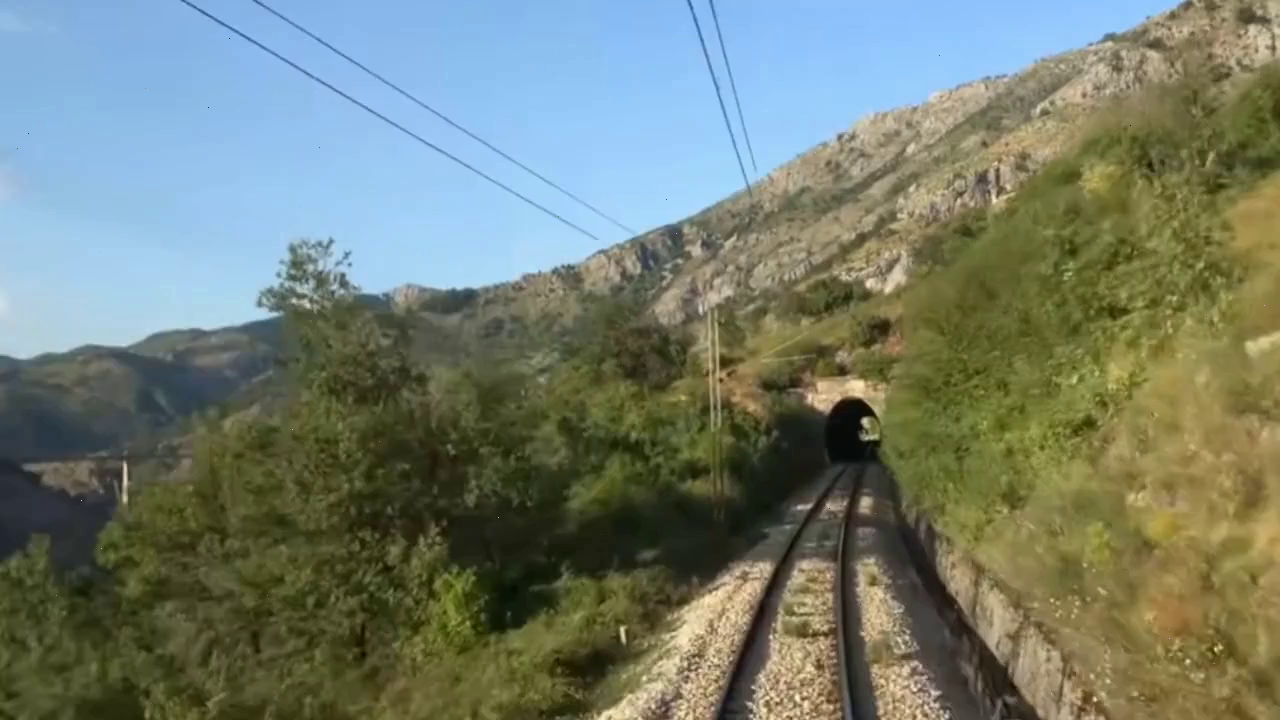
#> input picture frame 0 of partially_scrambled.mp4, 1280 x 720 px, given in place of cab_ride_trimmed.mkv, which was not available
$ jupyter execute tv_class.ipynb
#> lines starting #> are read from the running program, lines starting #| are printed output that depends on the picture; pictures that were not available may be replaced by others from this repository, and a replacement may not be noted
[cell 1]
import cv2
import numpy as np
from typing import List, Tuple

[cell 2]
class TV:
    def __init__(self, original_position, frame_numbers, color_series):
        """
        Initialize a TV instance.

        :param original_position: Tuple[int, int] representing (x, y) coordinates.
        :param frame_numbers: List[int], list of frame indices.
        :param color_series: NumPy array of shape (len(frame_numbers), 3) representing RGB colors.
        """
        self.original_position = original_position
        self.current_position = original_position
        self.frame_numbers = frame_numbers
        self.color_series = color_series  # Shape: (len(frame_numbers), 3)

    # [16 lines left out: functions __getitem__, __len__, not called in this run]

    def __repr__(self):
        return (f"TV(original_position={self.original_position}, "
                f"num_frames={len(self.color_series)})")


class VideoProcessor:
    def __init__(self, video_path: str):
        """
        Initialize the VideoProcessor by setting the video path and retrieving video dimensions.

        :param video_path: str, path to the video file.
        """
        self.video_path = video_path
        self.width = None
        self.height = None
        self._retrieve_video_dimensions()

    def _retrieve_video_dimensions(self):
        """
        Retrieve and store the width and height of the video.
        """
        cap = cv2.VideoCapture(self.video_path)
        if not cap.isOpened():
            raise IOError(f"Cannot open video file {self.video_path}")

        # Retrieve width and height
        self.width = int(cap.get(cv2.CAP_PROP_FRAME_WIDTH))
        self.height = int(cap.get(cv2.CAP_PROP_FRAME_HEIGHT))

        if self.width == 0 or self.height == 0:
            # Fallback: read the first frame to get dimensions
            ret, frame = cap.read()
            if not ret:
                cap.release()
                raise IOError(f"Cannot read frames to determine video dimensions for {self.video_path}")
            frame_rgb = cv2.cvtColor(frame, cv2.COLOR_BGR2RGB)
            self.height, self.width, _ = frame_rgb.shape

        cap.release()

    def create_tvs(self, positions: List[Tuple[int, int]], frame_numbers: List[int] = None) -> List[TV]:
        """
        Create multiple TV instances for a list of pixel positions.

        :param positions: List[Tuple[int, int]] representing (x, y) coordinates.
        :param frame_numbers: List[int], list of frame indices to include. Defaults to all frames.
        :return: List[TV] instances.
        """
        # Validate positions against video dimensions
        for pos in positions:
            x, y = pos
            if not (0 <= x < self.width and 0 <= y < self.height):
                raise ValueError(f"Position {pos} is out of bounds for frame size ({self.width}, {self.height}).")

        # Initialize data structures for each position
        tvs_data = {pos: {'frame_numbers': [], 'color_series': []} for pos in positions}

        cap = cv2.VideoCapture(self.video_path)
        if not cap.isOpened():
            raise IOError(f"Cannot open video file {self.video_path}")

        total_frames = int(cap.get(cv2.CAP_PROP_FRAME_COUNT))

        if frame_numbers is None:
            frame_numbers = list(range(total_frames))
        else:
            # Validate frame numbers
            for fn in frame_numbers:
                if not (0 <= fn < total_frames):
                    raise ValueError(f"Frame number {fn} is out of bounds for number of frames {total_frames}.")

        # Process specified frames
        for frame_idx in frame_numbers:
            # Set the position of the next frame to be read
            cap.set(cv2.CAP_PROP_POS_FRAMES, frame_idx)
            ret, frame = cap.read()
            if not ret:
                cap.release()
                raise IOError(f"Failed to read frame {frame_idx} from video.")

            # Convert frame from BGR to RGB
            frame_rgb = cv2.cvtColor(frame, cv2.COLOR_BGR2RGB)

            for pos in positions:
                x, y = pos
                color = frame_rgb[y, x, :]  # Shape: (3,)
                tvs_data[pos]['frame_numbers'].append(frame_idx)
                tvs_data[pos]['color_series'].append(color)
#> this loop made 6 passes
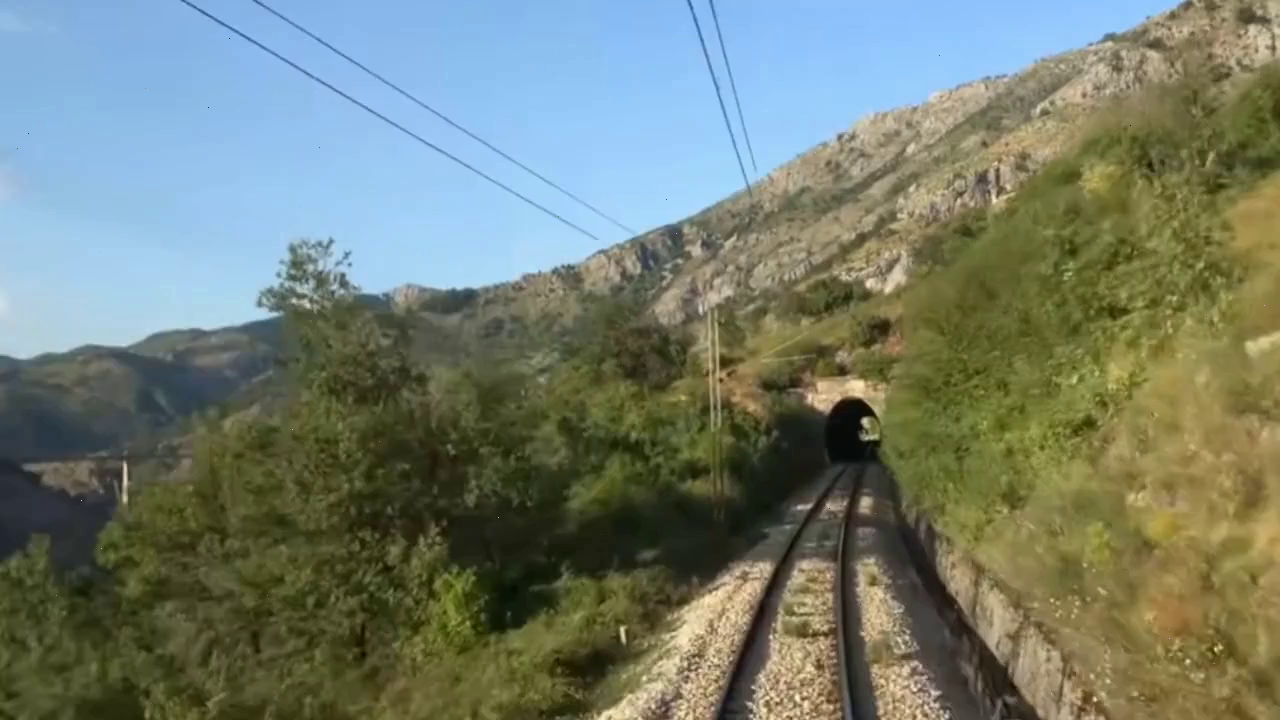
#> input picture frame 0 of partially_scrambled.mp4, 1280 x 720 px, given in place of cab_ride_trimmed.mkv, which was not available
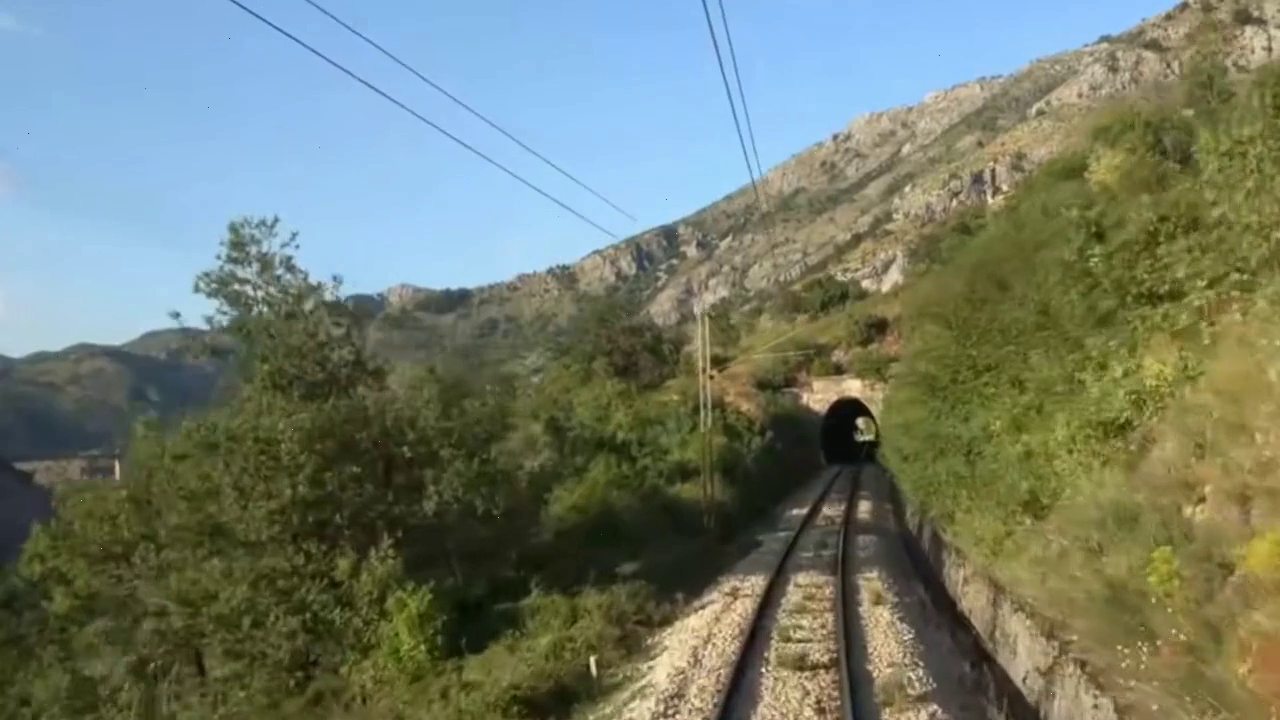
#> input picture frame 10 of partially_scrambled.mp4, 1280 x 720 px, given in place of cab_ride_trimmed.mkv, which was not available
#> pass 3, in create_tvs, `ret, frame = cap.read()`:
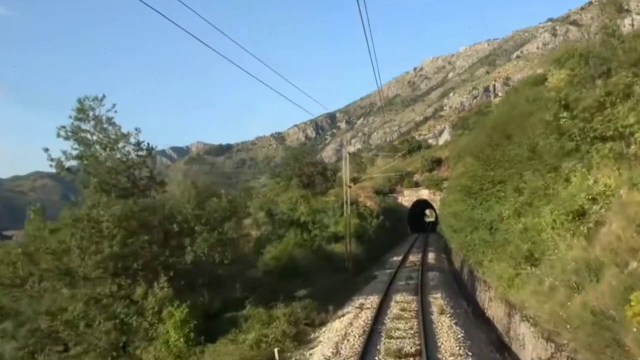
#> frame: shape (720, 1280, 3) (shown at 1/2 size); mean B, G, R 106.7, 121.6, 111.3
#> after the loop:
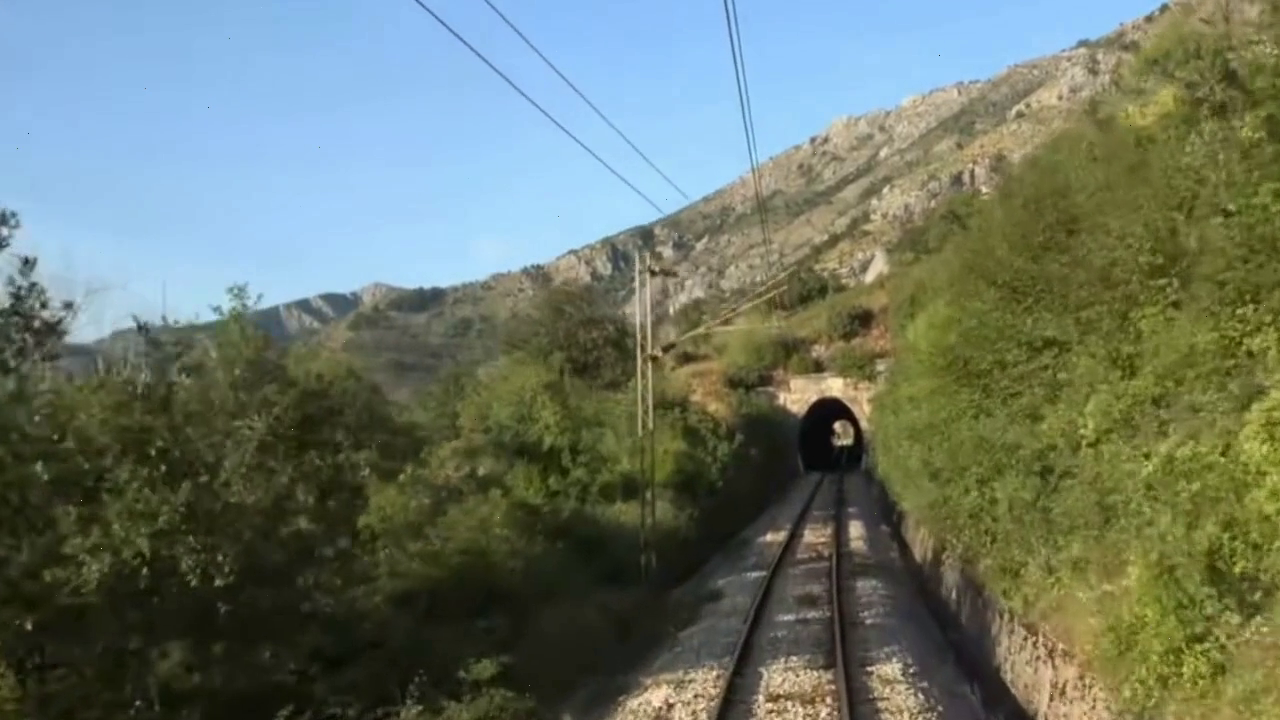
#> frame: shape (720, 1280, 3); mean B, G, R 103.9, 117.5, 106

        cap.release()

        # Create TV instances
        tv_instances = []
        for pos in positions:
            frames = tvs_data[pos]['frame_numbers']
            colors = np.array(tvs_data[pos]['color_series'])
            tv = TV(original_position=pos, frame_numbers=frames, color_series=colors)
            tv_instances.append(tv)

        return tv_instances

def main():
    # Example usage
    video_path = 'cab_ride_trimmed.mkv'  # Replace with your video file path
    processor = VideoProcessor(video_path)

    # Define pixel positions you want to track
    pixel_positions = [
        (50, 50),
        (100, 100),
        (150, 150),
        # Add more positions as needed
    ]

    # Define specific frame numbers you want to process
    specific_frame_numbers = [0, 10, 20, 30, 40, 50]  # Example frame numbers

    # Create TV instances for these positions with specific frame numbers
    tvs = processor.create_tvs(pixel_positions, frame_numbers=specific_frame_numbers)

    # Example: Accessing color series
    for tv in tvs:
        print(tv)
        # Get color at frame number 20
        try:
            idx = tv.frame_numbers.index(20)
            color = tv.color_series[idx]
            print(f"Color at frame 20 for position {tv.original_position}: {color}")
        except ValueError as e:
            print(f"Frame 20 not found in TV at position {tv.original_position}.")

    # Example: Iterate over all TVs and their color series
    for tv in tvs:
        print(f"TV at position {tv.original_position}:")
        for i, color in enumerate(tv.color_series):
            frame_number = tv.frame_numbers[i]
            print(f"  Frame {frame_number}: {color}")


if __name__ == "__main__":
    main()

$ run again, starting later in the video
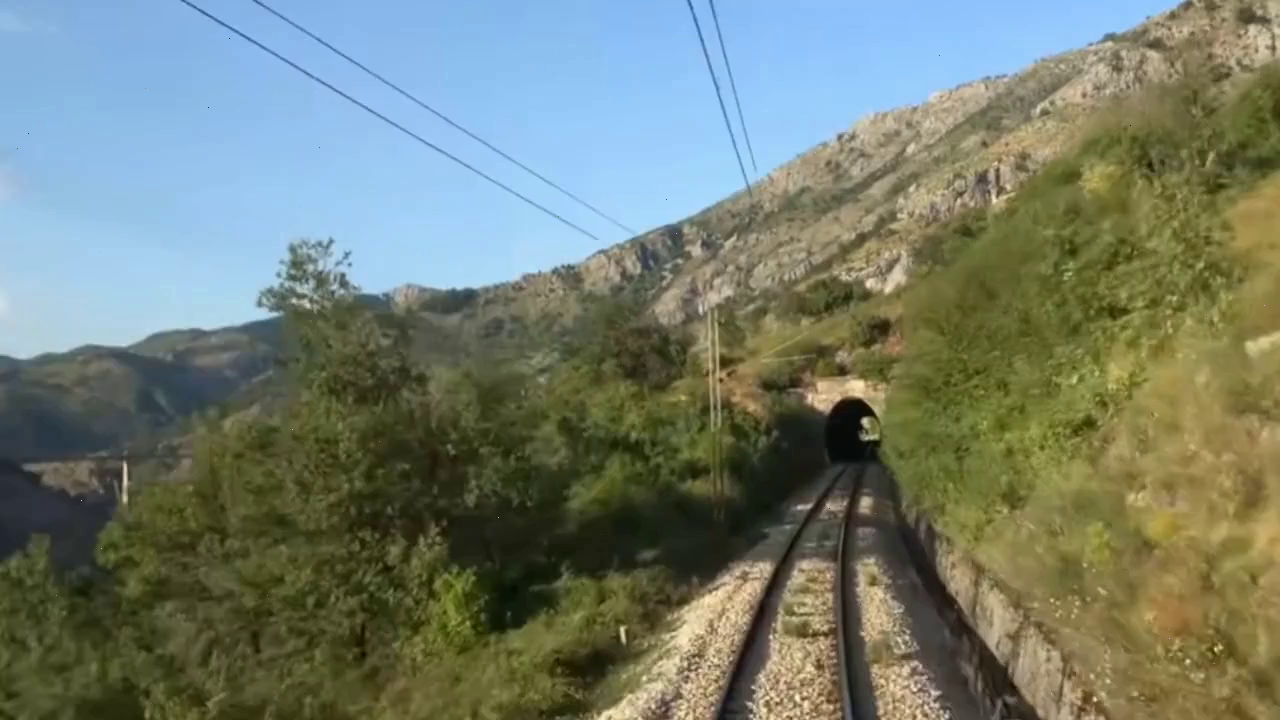
#> input picture frame 0 of partially_scrambled.mp4, 1280 x 720 px, given in place of cab_ride_trimmed.mkv, which was not available
#> the loop in create_tvs, `for frame_idx in frame_numbers:` made 6 passes
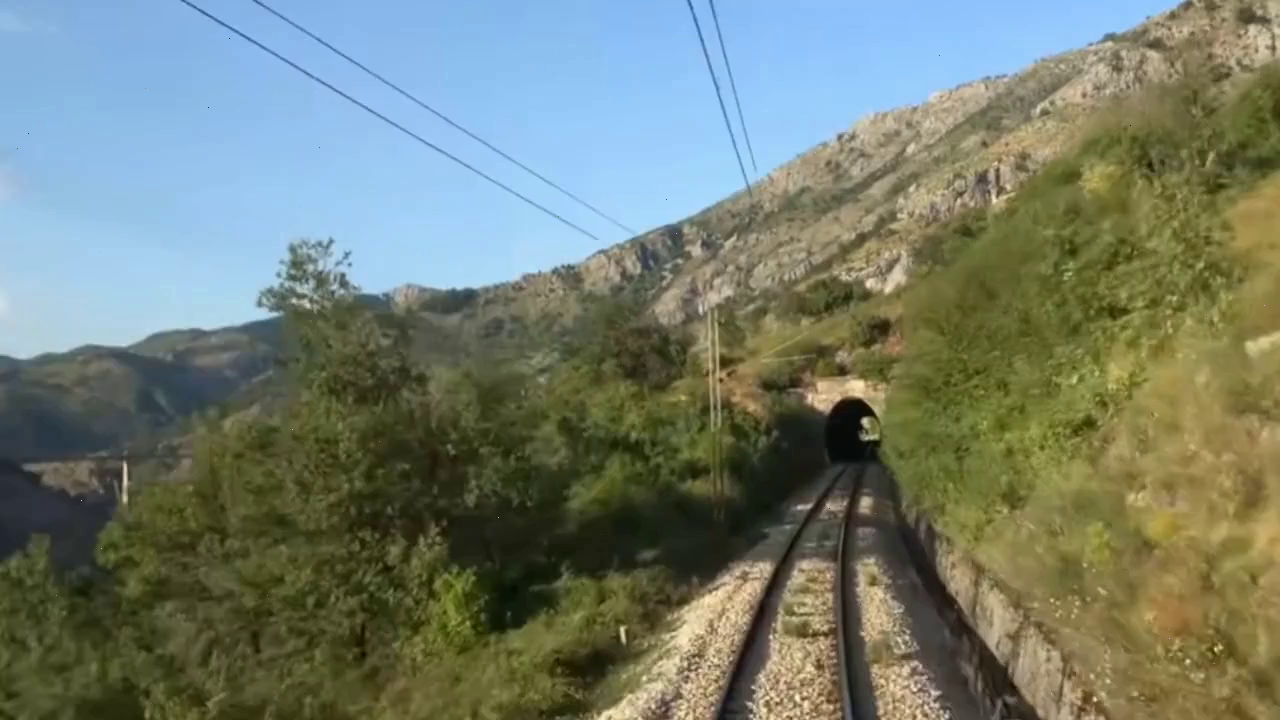
#> input picture frame 0 of partially_scrambled.mp4, 1280 x 720 px, given in place of cab_ride_trimmed.mkv, which was not available
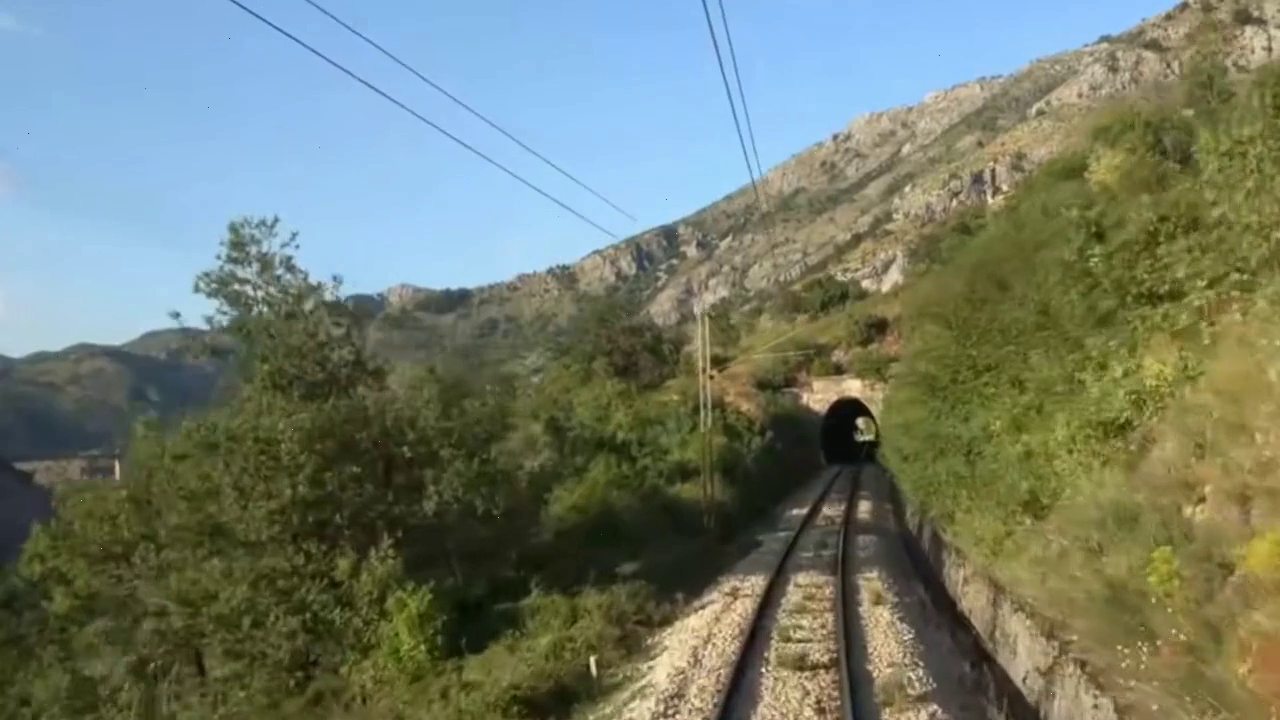
#> input picture frame 10 of partially_scrambled.mp4, 1280 x 720 px, given in place of cab_ride_trimmed.mkv, which was not available
